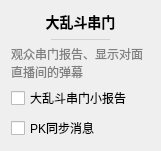
           <widget class="QWidget" name="danmakuCuanmenSettingsCard" native="true">
            <property name="geometry">
             <rect>
              <x>370</x>
              <y>180</y>
              <width>161</width>
              <height>151</height>
             </rect>
            </property>
            <property name="styleSheet">
             <string notr="true">#danmakuCuanmenSettingsCard
{
	background: #f7f7ff;
	border: none;
	border-radius: 5px;
}</string>
            </property>
            <layout class="QVBoxLayout" name="verticalLayout_32">
             <item>
              <widget class="QLabel" name="label_19">
               <property name="sizePolicy">
                <sizepolicy hsizetype="Preferred" vsizetype="Fixed">
                 <horstretch>0</horstretch>
                 <verstretch>0</verstretch>
                </sizepolicy>
               </property>
               <property name="styleSheet">
                <string notr="true">font-size: 14px;
font-weight: 500;</string>
               </property>
               <property name="text">
                <string>大乱斗串门</string>
               </property>
               <property name="alignment">
                <set>Qt::AlignCenter</set>
               </property>
              </widget>
             </item>
             <item>
              <widget class="QWidget" name="widget_17" native="true">
               <property name="minimumSize">
                <size>
                 <width>0</width>
                 <height>1</height>
                </size>
               </property>
               <property name="maximumSize">
                <size>
                 <width>16777215</width>
                 <height>1</height>
                </size>
               </property>
               <property name="styleSheet">
                <string notr="true">background: lightgray;
margin: 40px;</string>
               </property>
              </widget>
             </item>
             <item>
              <widget class="QLabel" name="label_23">
               <property name="styleSheet">
                <string notr="true">color: gray;</string>
               </property>
               <property name="text">
                <string>观众串门报告、显示对面直播间的弹幕</string>
               </property>
               <property name="wordWrap">
                <bool>true</bool>
               </property>
              </widget>
             </item>
             <item>
              <widget class="CheckBox1" name="pkChuanmenCheck">
               <property name="cursor">
                <cursorShape>PointingHandCursor</cursorShape>
               </property>
               <property name="toolTip">
                <string>&lt;html&gt;&lt;head/&gt;&lt;body&gt;&lt;p&gt;大乱斗对面过来串门自动欢迎（需开启自动欢迎）；&lt;/p&gt;&lt;p&gt;自己观众去对面串门打小报告（放心，只有自己看得到）&lt;/p&gt;&lt;/body&gt;&lt;/html&gt;</string>
               </property>
               <property name="styleSheet">
                <string notr="true">己方到对方串门：xxx跑到对面串门
对方到己方串门：[对面] xxx 进入直播间</string>
               </property>
               <property name="text">
                <string>大乱斗串门小报告</string>
               </property>
              </widget>
             </item>
             <item>
              <widget class="CheckBox1" name="pkMsgSyncCheck">
               <property name="cursor">
                <cursorShape>PointingHandCursor</cursorShape>
               </property>
               <property name="toolTip">
                <string>&lt;html&gt;&lt;head/&gt;&lt;body&gt;&lt;p&gt;在打视频大乱斗的时候，同步显示对面直播间的弹幕消息，格式如下：&lt;/p&gt;&lt;p&gt;[同步] 灰色弹幕&lt;/p&gt;&lt;/body&gt;&lt;/html&gt;</string>
               </property>
               <property name="styleSheet">
                <string notr="true">视频大乱斗时显示对面的消息，格式如下：
[同步] 昵称 灰色弹幕</string>
               </property>
               <property name="text">
                <string>PK同步消息</string>
               </property>
               <property name="tristate">
                <bool>true</bool>
               </property>
              </widget>
             </item>
            </layout>
           </widget>
